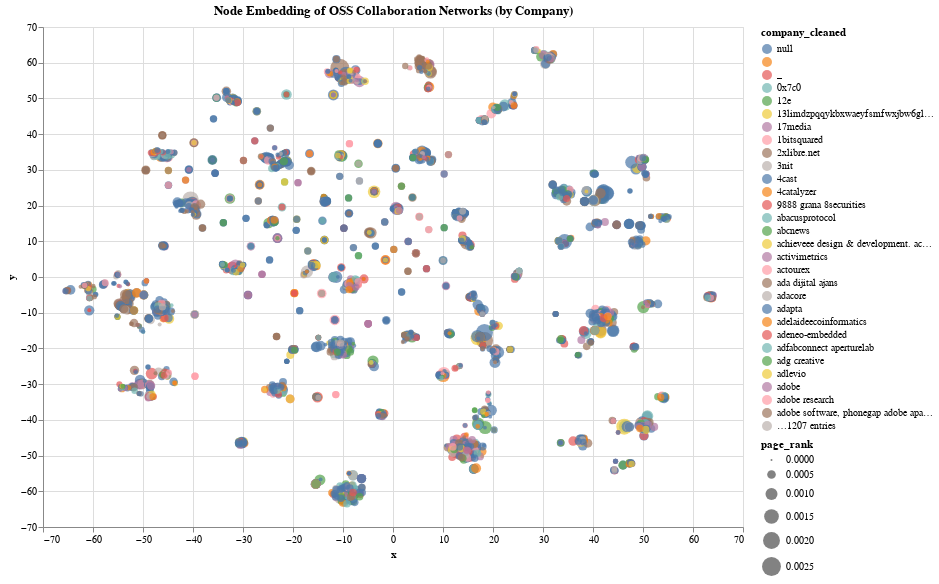

Notebook source saved alongside this figure:
### Code cell
alt.Chart(tsne_df, title="Node Embedding of OSS Collaboration Networks (by Company)").mark_circle(size=150).encode(
   x='x', y='y', 
    color='company_cleaned',#alt.Color('sector', scale=alt.Scale(domain=domain, range=range_)),
    size=alt.Size('page_rank'),
    tooltip=['login', 'sector', 'city_info', 'cc_viz', 'company_original', 'company_cleaned']
).interactive().properties(
    width=700,
    height=500
)

### Figure 1 — Vega-Lite specification as saved in the notebook (floating-point values rounded to 4 significant figures; data arrays with more than 128 entries replaced by an {"elided": "..."} marker saying what was removed)
{"config": {"view": {"continuousWidth": 400, "continuousHeight": 300}}, "data": {"name": "data-143eeff6b1ae16a2fbbb3ac4bd2a5e43"}, "mark": {"type": "circle", "size": 150}, "encoding": {"color": {"type": "nominal", "field": "company_cleaned"}, "size": {"type": "quantitative", "field": "page_rank"}, "tooltip": [{"type": "nominal", "field": "login"}, {"type": "nominal", "field": "sector"}, {"type": "nominal", "field": "city_info"}, {"type": "nominal", "field": "cc_viz"}, {"type": "nominal", "field": "company_original"}, {"type": "nominal", "field": "company_cleaned"}], "x": {"type": "quantitative", "field": "x"}, "y": {"type": "quantitative", "field": "y"}}, "height": 500, "selection": {"selector013": {"type": "interval", "bind": "scales", "encodings": ["x", "y"]}}, "title": "Node Embedding of OSS Collaboration Networks (by Company)", "width": 700, "$schema": "https://vega.github.io/schema/vega-lite/v4.8.1.json", "datasets": {"data-143eeff6b1ae16a2fbbb3ac4bd2a5e43": {"elided": "2830 records"}}}
